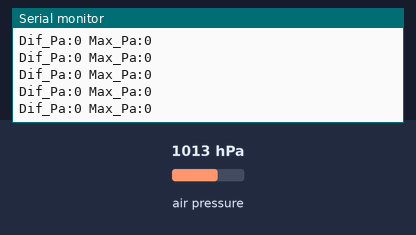
Simulated run of this sketch. Board: ESP32-C3. Parts: the last lines printed to the serial monitor. The inputs (shaded band) are chosen by the test bench; at power-on: air pressure 1013 hPa. Random numbers use the default seed unless the sketch sets one.

Above: at 2.2 s.
2.3 s: air pressure set to 952 hPa
At 2.31 s:
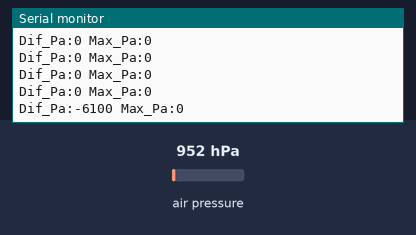
3.8 s: air pressure set to 975 hPa
At 3.81 s:
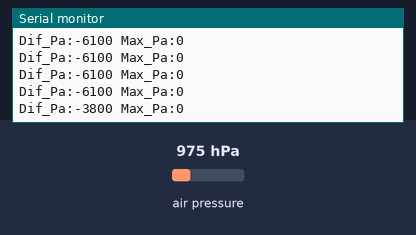
Timing chart, 0 to 6.8 s (numbered marks = the images above; inputs shaded):
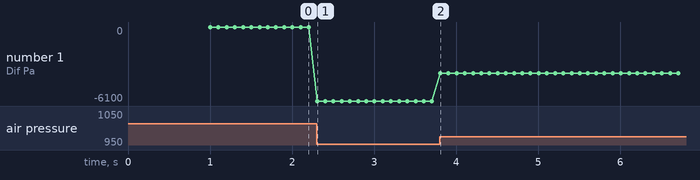

Measured:
- after the input at 2.3 s, the serial monitor: prints a new line at once (image 1)
- after the input at 3.8 s, the serial monitor: prints a new line at once (image 2)
- plotted number 1: 0 → -6100 after the input at 2.3 s, -6100 → -3800 after the input at 3.8 s

The sketch:

medidor_agarre_g9.ino
```cpp
/*
  Medidor de presion de agarre - Grupo 9 (UDD, Electronica Biomedica)
  Juego del pajaro controlado por presion: BMP180 + ESP32-C3 + pagina web.

  Placa:     LILYGO T-OI Plus (ESP32-C3). En Arduino IDE: "ESP32C3 Dev Module"
             (o "TTGO T-OI PLUS RISC-V ESP32-C3"), USB CDC On Boot: Disabled.
  Sensor:    BMP180 por I2C. SDA = GPIO19, SCL = GPIO18 (conector Grove / J3 de la PCB).
  Biblioteca: Adafruit BMP085 Library (compatible con BMP180) + Adafruit BusIO.

  Uso: cargar el programa, conectarse a la red WiFi "Agarre-G9" (clave 12345678)
       y abrir http://192.168.4.1 en el navegador.

  Estado: version usada en las pruebas iniciales. Pendiente para la siguiente entrega:
  lectura de los pulsadores de la PCB (GPIO6 = CERO, GPIO7 = INICIO/STOP) y
  LED de umbral (GPIO4).
*/
#include <Wire.h>
#include <WiFi.h>
#include <WebServer.h>
#include <Adafruit_BMP085.h>

const char* RED   = "Agarre-G9";
const char* CLAVE = "12345678";

Adafruit_BMP085 bmp;
WebServer server(80);

long presionCero = 0, dif = 0, maxDif = 0;   // Pa
bool fueraRango = false;
unsigned long ultimaLectura = 0;

const char PAGINA[] PROGMEM = R"rawliteral(
<!DOCTYPE html><html lang="es"><head><meta charset="utf-8">
<meta name="viewport" content="width=device-width,initial-scale=1">
<title>Pajaro de agarre</title>
<style>
body{margin:0;padding:8px;background:#111;color:#eee;font-family:sans-serif;text-align:center}
canvas{width:100%;max-width:700px;border-radius:8px;touch-action:none}
.row{margin:8px}
button{font-size:16px;padding:10px 16px;margin:4px;border:0;border-radius:8px;background:#2196f3;color:#fff}
input{width:70%}
</style></head><body>
<h3>Aprieta para subir, suelta para bajar</h3>
<canvas id="c" width="700" height="400"></canvas>
<div class="row">Presion: <b id="p">0.00</b> kPa &nbsp;|&nbsp; Maximo: <b id="m">0.00</b> kPa</div>
<div class="row">Sensibilidad: llegar arriba con <b id="ev">5</b> kPa<br>
<input type="range" id="esc" min="1" max="15" step="0.5" value="5"></div>
<button onclick="fetch('/cero')">Poner en cero</button>
<button onclick="reiniciar()">Reiniciar juego</button>
<script>
const c=document.getElementById('c'),g=c.getContext('2d');
const W=c.width,H=c.height;
const BX=140,R=16,HUECO=140,VEL=2.5,ANCHO=60;
let kpa=0,birdY=H-40,cols=[],puntaje=0,record=0,vivo=true,t=0;
const esc=document.getElementById('esc');
esc.oninput=()=>document.getElementById('ev').textContent=esc.value;
c.onclick=()=>{if(!vivo)reiniciar();};
async function leer(){
  try{
    const d=await (await fetch('/datos')).json();
    kpa=d.dif/1000;
    document.getElementById('p').textContent=kpa.toFixed(2);
    document.getElementById('m').textContent=(d.max/1000).toFixed(2);
  }catch(e){}
  setTimeout(leer,100);
}
leer();
function nuevaColumna(){const margen=50;cols.push({x:W,y:margen+Math.random()*(H-2*margen-HUECO),ok:false});}
function reiniciar(){cols=[];puntaje=0;vivo=true;t=0;}
function pajaro(x,y){
  const ala=Math.sin(Date.now()/80)*5;
  g.fillStyle='#42a5f5';g.beginPath();g.arc(x,y,R,0,2*Math.PI);g.fill();
  g.fillStyle='#1565c0';g.beginPath();g.ellipse(x-5,y+3+ala,9,5,0,0,2*Math.PI);g.fill();
  g.fillStyle='#fff';g.beginPath();g.arc(x+6,y-5,5,0,2*Math.PI);g.fill();
  g.fillStyle='#000';g.beginPath();g.arc(x+8,y-5,2.5,0,2*Math.PI);g.fill();
  g.fillStyle='#ff7043';g.beginPath();g.moveTo(x+R-2,y-1);g.lineTo(x+R+10,y+3);g.lineTo(x+R-2,y+7);g.fill();
}
function loop(){
  const frac=Math.max(0,Math.min(kpa/parseFloat(esc.value),1));
  const objetivoY=(H-R-10)-frac*(H-2*R-20);
  birdY+=(objetivoY-birdY)*0.2;
  if(vivo){
    t++;
    if(t%110===0) nuevaColumna();
    cols.forEach(o=>o.x-=VEL);
    cols=cols.filter(o=>o.x>-ANCHO);
    for(const o of cols){
      if(!o.ok && o.x+ANCHO<BX-R){o.ok=true;puntaje++;if(puntaje>record)record=puntaje;}
      const enX=BX+R>o.x && BX-R<o.x+ANCHO;
      const enHueco=birdY-R>o.y && birdY+R<o.y+HUECO;
      if(enX && !enHueco) vivo=false;
    }
  }
  g.fillStyle='#bde3f7';g.fillRect(0,0,W,H);
  g.fillStyle='#6d4c41';
  cols.forEach(o=>{g.fillRect(o.x,0,ANCHO,o.y);g.fillRect(o.x,o.y+HUECO,ANCHO,H-o.y-HUECO);});
  g.fillStyle='#66bb6a';g.fillRect(0,H-8,W,8);
  pajaro(BX,birdY);
  g.fillStyle='#000';g.textAlign='center';g.font='bold 30px sans-serif';
  g.fillText(puntaje,W/2,40);
  g.font='16px sans-serif';g.textAlign='left';g.fillText('Record: '+record,10,24);
  if(!vivo){
    g.fillStyle='rgba(0,0,0,0.5)';g.fillRect(0,0,W,H);
    g.fillStyle='#fff';g.textAlign='center';
    g.font='bold 36px sans-serif';g.fillText('Chocaste! Puntaje: '+puntaje,W/2,H/2);
    g.font='20px sans-serif';g.fillText('Toca la pantalla para jugar de nuevo',W/2,H/2+40);
  }
  requestAnimationFrame(loop);
}
loop();
</script></body></html>
)rawliteral";

// Promedia n lecturas para obtener una referencia estable (puesta a cero)
long promedioPresion(int n) {
  long suma = 0;
  for (int i = 0; i < n; i++) suma += bmp.readPressure();
  return suma / n;
}

void ponerEnCero() {
  presionCero = promedioPresion(20);
  maxDif = 0;
}

void setup() {
  Serial.begin(115200);
  delay(1000);
  Wire.begin(19, 18);   // SDA, SCL

  if (!bmp.begin()) {
    Serial.println("ERROR: BMP180 no encontrado. Revisa SDA/SCL y alimentacion.");
    while (1) delay(100);
  }
  ponerEnCero();

  WiFi.softAP(RED, CLAVE);
  Serial.print("Conectate a la red ");
  Serial.print(RED);
  Serial.print(" y abre http://");
  Serial.println(WiFi.softAPIP());

  server.on("/", []() { server.send_P(200, "text/html", PAGINA); });
  server.on("/datos", []() {
    String j = "{\"dif\":" + String(dif) + ",\"max\":" + String(maxDif) +
               ",\"sat\":" + String(fueraRango ? "true" : "false") + "}";
    server.send(200, "application/json", j);
  });
  server.on("/cero",  []() { ponerEnCero(); server.send(200, "text/plain", "ok"); });
  server.on("/reset", []() { maxDif = 0;    server.send(200, "text/plain", "ok"); });
  server.begin();
}

void loop() {
  server.handleClient();

  if (millis() - ultimaLectura >= 100) {   // ~10 lecturas por segundo
    ultimaLectura = millis();
    long p = bmp.readPressure();           // presion absoluta (Pa)
    dif = p - presionCero;                 // variacion respecto del cero
    if (dif > maxDif) maxDif = dif;
    fueraRango = (p > 110000);             // limite superior del BMP180

    // Registro temporal por puerto serie (compatible con Serial Plotter)
    Serial.print("Dif_Pa:");
    Serial.print(dif);
    Serial.print(" Max_Pa:");
    Serial.println(maxDif);
  }
}
```
